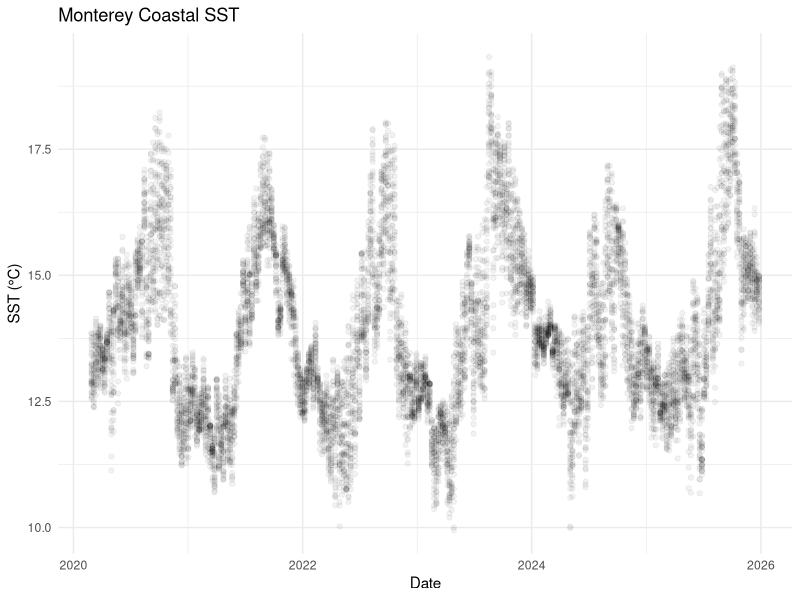
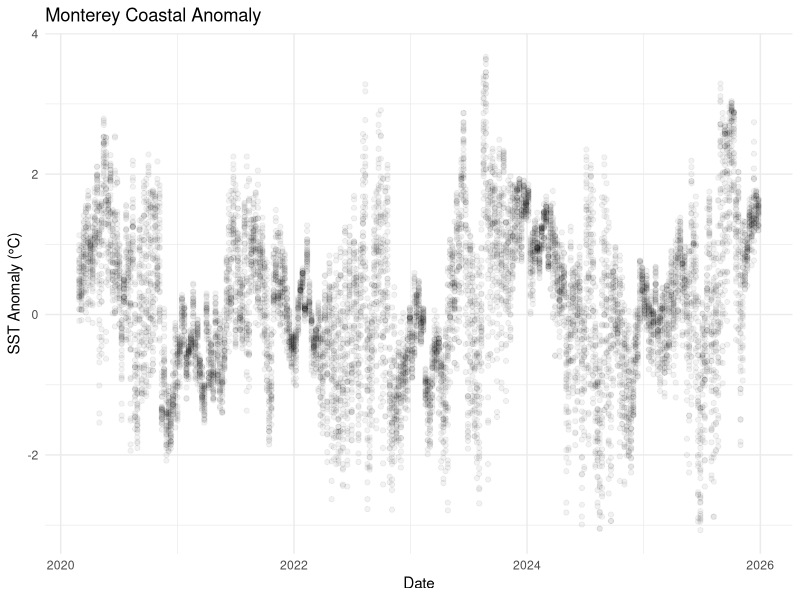

These figures' R source, in order: (Note: this script raises an error after producing the figures.)
## ---- chunk 1
# packages
library(readxl) # read in xl files
library(ggplot2) # plotting
  library(patchwork) # to display plots side by side

# read in cleaned data
bird_df <- read_excel("data/clean_bird.xlsx")
sst_df <- read_excel("data/clean_sst.xlsx")
## ---- chunk 2
# scatterplot seasonality of sst and anom

ggplot(sst_df, aes(x = date, y = sst)) +
  geom_point(alpha = 0.05) +
  theme_minimal() +
  labs(
    title = "Monterey Coastal SST",
    x = "Date",
    y = "SST (°C)"
  )

# I don't undertand this value yet
ggplot(sst_df, aes(x = date, y = anom)) +
  geom_point(alpha = 0.05) +
  theme_minimal() +
  labs(
    title = "Monterey Coastal Anomaly",
    x = "Date",
    y = "SST Anomaly (°C)"
  )
## ---- chunk 3
# heat map sst

sst_monthly <- sst_df %>%
  mutate(month = floor_date(date, "month")) %>%
  group_by(month) %>%
  summarize(mean_sst = mean(sst, na.rm = TRUE)) 
sst_monthly %>%
  mutate(
    year = year(month),
    month_num = month(month)
  ) %>%
  ggplot(aes(x = month_num, y = year, fill = mean_sst)) +
  geom_tile() +
  scale_x_continuous(breaks = 1:12) +        # whole numbers for months
  scale_fill_gradient(low = "red", high = "yellow") +  # red-to-yellow
  theme_minimal() +
  labs(
    title = "Monthly SST Heatmap",
    x = "Month",
    y = "Year",
    fill = "SST (°C)"
  )
## ---- chunk 4
# Scatter Plot --
# gather the max counts per day per county 
# note: can't sum the counts daily because observers count the same birds

# gather counts
bird_master_day <- bird_df %>%
  group_by(date, county) %>%
  summarize(
    daily_max = max(observation_count, na.rm = TRUE),
    .groups = "drop"
  )

# use to display graphs side by side
library(patchwork)

# filter out days with zero counts
bird_master_day_nonzero <- bird_master_day %>%
  filter(daily_max > 0)

# 1 Combined counties plot
p_combined <- ggplot(bird_master_day_nonzero, 
                     aes(x = date, y = daily_max, color = county)) +
  geom_point(alpha = 0.6, size = 2) +
  geom_line() +
  labs(
    x = "",
    y = "Total Observations",
    color = "County",
    title = "Shearwater Observations - All Counties"
  ) +
  theme_minimal()

# 2 Monterey only
p_monterey <- bird_master_day_nonzero %>%
  filter(county == "Monterey") %>%
  ggplot(aes(x = date, y = daily_max)) +
  geom_point(alpha = 0.6, size = 2, color = "steelblue") +
  geom_line(color = "steelblue") +
  labs(
    x = "Date",
    y = "Total Observations",
    title = "Monterey County"
  ) +
  theme_minimal()

# 3 Sonoma only
p_sonoma <- bird_master_day_nonzero %>%
  filter(county == "Sonoma") %>%
  ggplot(aes(x = date, y = daily_max)) +
  geom_point(alpha = 0.6, size = 2, color = "tomato") +
  geom_line(color = "tomato") +
  labs(
    x = "Date",
    y = " ",
    title = "Sonoma County"
  ) +
  theme_minimal()

# Combine Monterey and Sonoma side by side
p_combined / (p_monterey | p_sonoma)
## ---- chunk 5
# Density - Plot

# get year and day
density <- bird_df %>%
  mutate(
    date = as.Date(date),
    year = year(date),
    day_of_year = yday(date)
  ) %>%
  filter(year >= 2015)

#plot
ggplot(density, aes(x = day_of_year, fill = county, color = county)) +
  geom_density(alpha = 0.3) +
  facet_wrap(~ year, ncol = 5) +
  labs(
    x = "Day of Year",
    y = "Density",
    title = "Seasonal Distribution of Shearwater Observations by Year"
  ) +
  theme_minimal()
